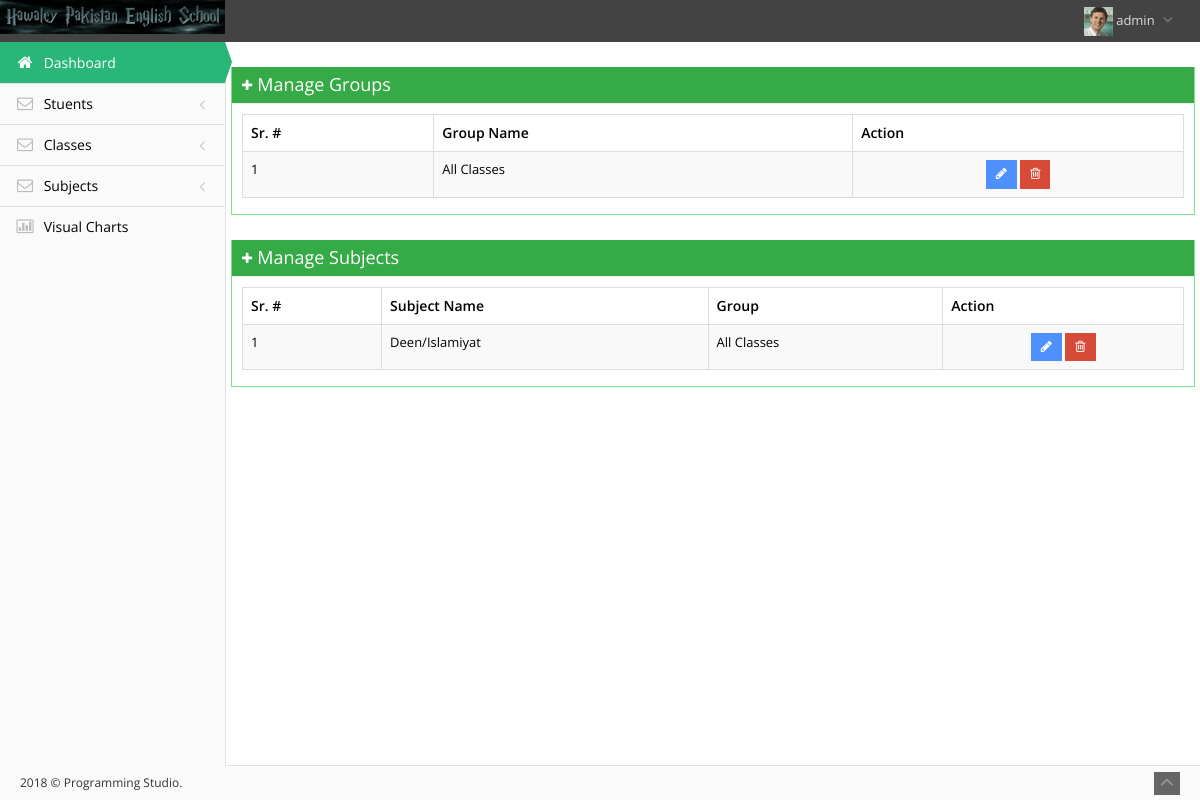
The app's page /manage_subjects.php (signed in), older data.
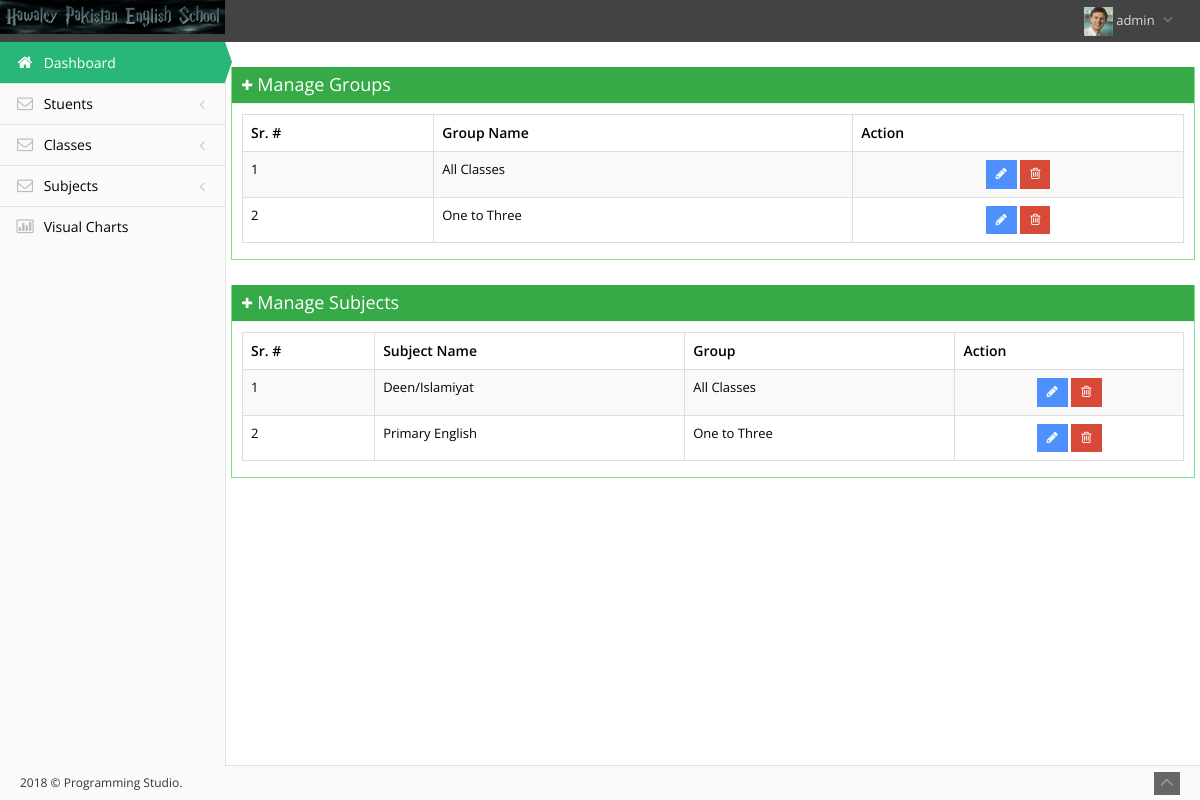
The same page, newer data.
### tables this page shows
CREATE TABLE `groups` (
  `id` int(11) NOT NULL,
  `name` varchar(30) NOT NULL
);

CREATE TABLE `subjects` (
  `id` int(11) NOT NULL,
  `name` varchar(30) NOT NULL,
  `group_id` int(11) NOT NULL
);

### manage_subjects.php (the view, shortened to what this page needs)
<?php
	include "includes/header.php";
?>
<?php
	include "includes/sidebar.php"
?>
<div class="row">
<div class="portlet box green">
<div class="portlet-title">
	<div class="caption">
		<i class="fa fa-plus"></i>Manage Groups
	</div>
</div>
<div class="portlet-body">
	<table class="table table-striped table-bordered table-hover" id="sample_2">
				<thead>
					<tr>
						<th>Sr. #</th>
						<th>Group Name</th>
						<th>Action</th>
					</tr>
				</thead>
				<tbody>
					<?php
						$get_groups= "SELECT * FROM groups";
						$result= mysqli_query($link,$get_groups);
						if(mysqli_num_rows($result)>0){
							$i=1;
							while($row= mysqli_fetch_assoc($result)){
								?>
								<tr>
									<td><?php echo $i; ?></td>
									<td><?php echo $row['name'];?></td>
									<td class="text-center">
										<form method="post">
											<a href="edit_subj_group.php?action=edit_group&group=<?php echo $row['id'];?>" class="btn btn-sm blue"><i class="fa fa-pencil" title="Edit Subject"></i></a>
											<button type="submit" name="btn_del_group" class="btn btn-sm red"><i class="fa fa-trash-o" ></i></button>
										</form>
									</td>
								</tr>
								<?php
								$i++;
							}
						}else{
							echo "<h3>No enrolled studnets</h3>";
						}
					?>
				</tbody>
			</table>
</div>
</div>
</div>
<div class="row">
<div class="portlet box green">
<div class="portlet-title">
	<div class="caption">
		<i class="fa fa-plus"></i>Manage Subjects
	</div>
</div>
<div class="portlet-body">
	<table class="table table-striped table-bordered table-hover" id="sample_2">
				<thead>
					<tr>
						<th>Sr. #</th>
						<th>Subject Name</th>
						<th>Group</th>
						<th>Action</th>
					</tr>
				</thead>
				<tbody>
					<?php
						$get_subjects= "SELECT * FROM subjects";
						$result= mysqli_query($link,$get_subjects);
						if(mysqli_num_rows($result)>0){
							$i=1;
							while($row= mysqli_fetch_assoc($result)){
								?>
								<tr>
									<td><?php echo $i; ?></td>
									<td><?php echo $row['name'];?></td>
									<td>
										<?php
											$group_id= $row['group_id'];
											$get_section= "SELECT name from groups where id= '$group_id'";
											$result_get_section= mysqli_query($link,$get_section);
											echo mysqli_fetch_assoc($result_get_section)['name'];
										?>
									</td>
									<td class="text-center">
										<form method="post">
											<a href="edit_subj_group.php?action=edit_subject&subject=<?php echo $row['id'];?>" class="btn btn-sm blue"><i class="fa fa-pencil" title="Edit Subject"></i></a>
											<button type="submit" name="btn_del_subject" class="btn btn-sm red"><i class="fa fa-trash-o" ></i></button>
										</form>
									</td>
								</tr>
								<?php
								$i++;
							}
						}else{
							echo "<h3>No enrolled studnets</h3>";
						}
					?>
				</tbody>
		</table>
</div>
</div>
</div>
<?php
	include "includes/footer.php";
?>

Row changes from the older to the newer data that the page shows:
added groups: name "One to Three"
added subjects: name "Primary English", group.name "One to Three"
